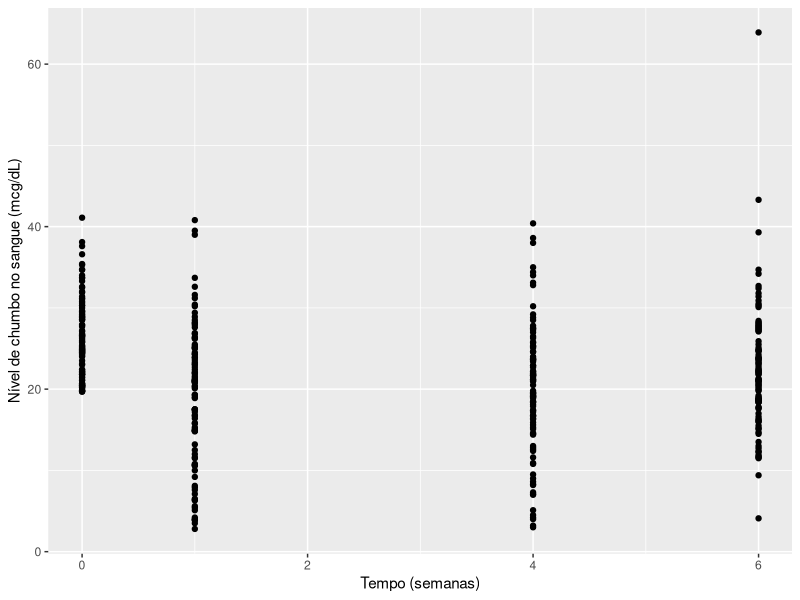
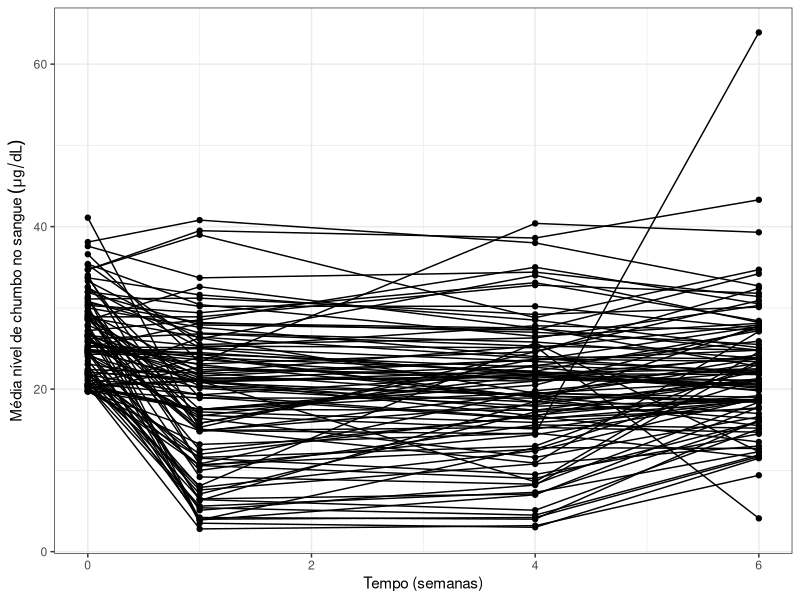
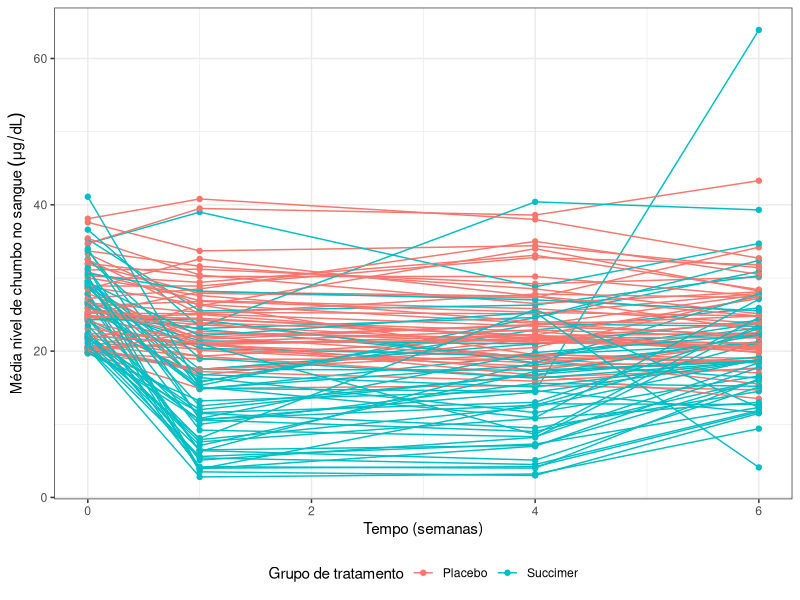
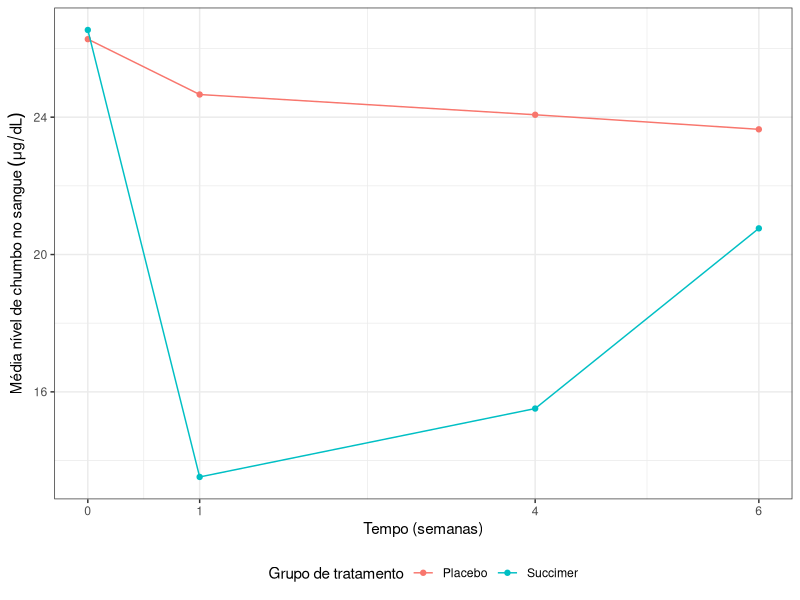
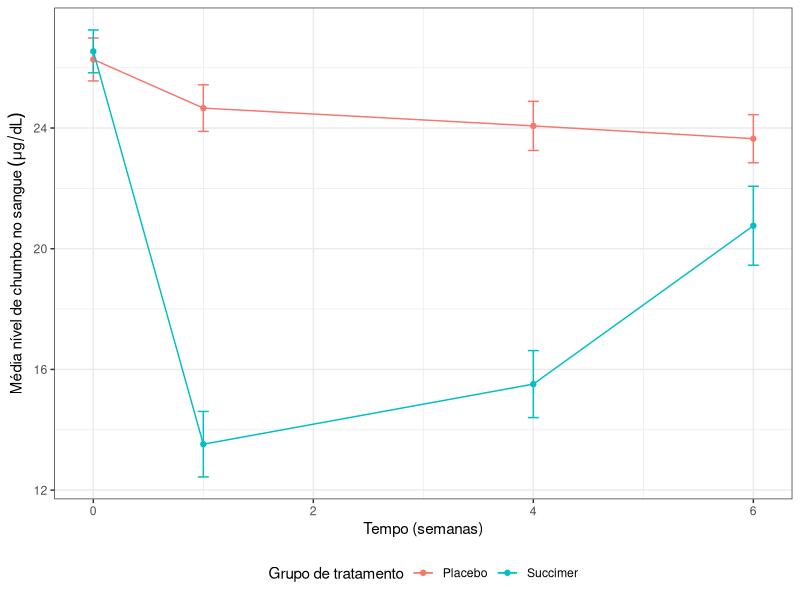
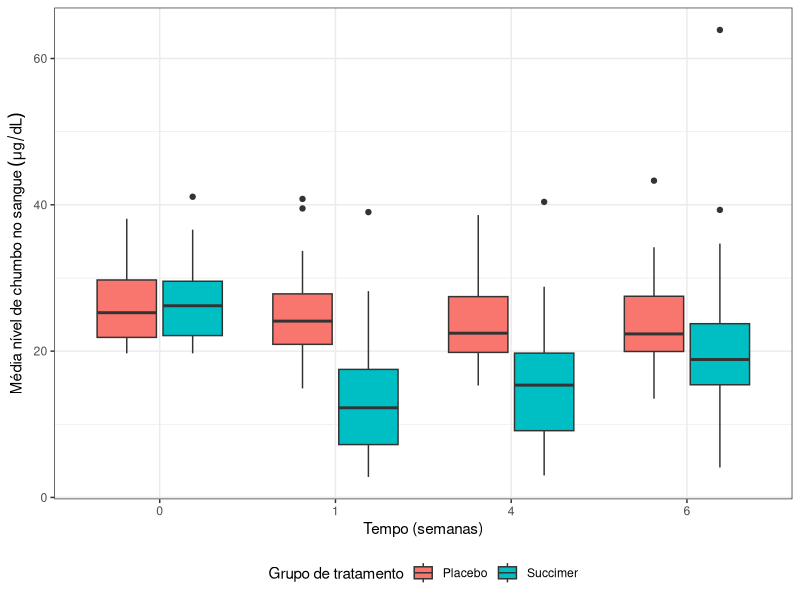

The R source for these figures, in order: (Note: this script raises an error after producing the figures.)
## ----carrega_dados, echo=TRUE, eval=FALSE, message=FALSE, warning=FALSE----------------
## 
## # install.packages("haven")
library(haven)

chumbo <- read_dta(file = here::here("data","tlc.dta"))



## ----largo, echo=TRUE, eval=TRUE, message=FALSE, warning=FALSE-------------------------
head(chumbo)




## ----reshape, echo=TRUE, eval=TRUE, message=FALSE, warning=FALSE-----------------------

# install.packages("tidyr")
library(tidyr)

chumbo.longo <- gather(data = chumbo,
                        key = "tempo",
                        value = "chumbo", -id, -trt)

chumbo.longo2 <- pivot_longer(data = chumbo,
                              cols = c(-id, -trt),
                              names_to = "tempo", values_to = "chumbo")


## ----reshape2, echo=TRUE, eval=TRUE, message=FALSE, warning=FALSE----------------------

head(chumbo.longo)



## ----transforma_dados, echo=TRUE, eval=TRUE, message=FALSE, warning=FALSE--------------

chumbo.longo$tempo <- as.numeric(
  as.character(factor(chumbo.longo$tempo,
                      labels = c(0, 1, 4, 6))))

chumbo.longo$trt <- factor(chumbo.longo$trt,
                           labels = c("Placebo", "Succimer"))



## ----transforma_dados2, echo=TRUE, eval=TRUE, message=FALSE, warning=FALSE-------------

head(chumbo.longo)



## ----time_plot, echo=TRUE, eval=TRUE, message=FALSE, warning=FALSE, fig.align='center', out.width="80%"----

# install.packages("ggplot2")
library(ggplot2)

p <- ggplot(data = chumbo.longo,
            mapping = aes(x = tempo, y = chumbo)) +
  geom_point() +
  labs(x = "Tempo (semanas)",
       y = "Nível de chumbo no sangue (mcg/dL)")
p



## ----time_plot2, echo=TRUE, eval=TRUE, message=FALSE, warning=FALSE, fig.align='center', out.width="80%"----

p <- ggplot(data = chumbo.longo,
            mapping = aes(x = tempo, y = chumbo,
                          group = id)) +
  geom_point() + geom_line() +
  labs(x = "Tempo (semanas)",
       y = expression("Média nível de chumbo no sangue"~(mu*g/dL))) +
  theme_bw()
p



## ----time_plot3, echo=TRUE, eval=TRUE, message=FALSE, warning=FALSE, fig.align='center', out.width="80%"----

p <- ggplot(data = chumbo.longo,
            mapping = aes(x = tempo, y = chumbo,
                          group = id, colour = trt)) +
  geom_point() + geom_line() +
  labs(x = "Tempo (semanas)",
       y = expression("Média nível de chumbo no sangue"~(mu*g/dL)),
       colour = "Grupo de tratamento") +
  theme_bw() + theme(legend.position = "bottom")
p



## ----resumo_medias, echo=TRUE, eval=TRUE, message=FALSE, warning=FALSE-----------------

# install.packages("dplyr")
library(dplyr)

chumbo.resumo <- chumbo.longo %>% 
  group_by(trt, tempo) %>% 
  summarise(chumbo.m = mean(chumbo))



## ----resumo_medias2, echo=TRUE, eval=TRUE, message=FALSE, warning=FALSE----------------

chumbo.resumo



## ----time_plot4, echo=TRUE, eval=TRUE, message=FALSE, warning=FALSE, fig.align='center', out.width="80%"----

p <- ggplot(data = chumbo.resumo,
            mapping = aes(x = tempo, y = chumbo.m,
                          colour = trt)) +
  geom_point() + geom_line() +
  scale_x_continuous(breaks = c(0, 1, 4, 6)) +
  labs(x = "Tempo (semanas)",
       y = expression("Média nível de chumbo no sangue"~(mu*g/dL)),
       colour = "Grupo de tratamento") +
  theme_bw() + theme(legend.position = "bottom")
p



## ----resumo_ep, echo=TRUE, eval=TRUE, message=FALSE, warning=FALSE---------------------

chumbo.resumo <- chumbo.longo %>% 
  group_by(trt, tempo) %>% 
  summarise(chumbo.m = mean(chumbo),
            dp = sd(chumbo), n = n()) %>% 
  mutate(ep = dp/sqrt(n))



## ----resumo_ep2, echo=TRUE, eval=TRUE, message=FALSE, warning=FALSE--------------------

chumbo.resumo



## ----time_plot5, echo=TRUE, eval=TRUE, message=FALSE, warning=FALSE, fig.align='center', out.width="80%"----

p <- ggplot(data = chumbo.resumo,
            mapping = aes(x = tempo, y = chumbo.m,
                          colour = trt)) +
  geom_errorbar(aes(ymin = chumbo.m - ep,
                    ymax = chumbo.m + ep),
                width = .1) +
  geom_point() + geom_line() +
  labs(x = "Tempo (semanas)",
       y = expression("Média nível de chumbo no sangue"~(mu*g/dL)),
       colour = "Grupo de tratamento") +
  theme_bw() + theme(legend.position = "bottom")
p



## ----boxplot, echo=TRUE, eval=TRUE, message=FALSE, warning=FALSE, fig.align='center', out.width="80%"----

chumbo.longo$tempof <- factor(chumbo.longo$tempo)

p <- ggplot(data = chumbo.longo,
            mapping = aes(x = tempof, y = chumbo,
                          fill = trt)) +
  geom_boxplot() +
  labs(x = "Tempo (semanas)",
       y = expression("Média nível de chumbo no sangue"~(mu*g/dL)),
       fill = "Grupo de tratamento") +
  theme_bw() + theme(legend.position = "bottom")
p





## ----fev_carrega_dados, echo=TRUE, eval=FALSE, message=FALSE, warning=FALSE------------
## 
## fev <- read_dta(file = "fev1.dta")
## 
## # cria variável log(fev1/ht)
## fev$fev1 <- exp(fev$logfev1)
## fev$logfh <- log(fev$fev1/fev$ht)
## 
## # uma observação atípica (?)
## fev <- fev[- which(fev$logfev1/fev$ht < -0.5), ]
## 


## ----fev, echo=TRUE, eval=TRUE, message=FALSE, warning=FALSE---------------------------

head(fev, 16)



## ----fev2, echo=TRUE, eval=TRUE, message=FALSE, warning=FALSE, fig.align='center', out.width="80%"----

p <- ggplot(data = fev,
            mapping = aes(x = age, y = logfh)) +
  geom_point() +
  labs(x = "Idade (anos)",
       y = "Log(FEV1/Altura)") +
  theme_bw()
p



## ----fev3, echo=TRUE, eval=TRUE, message=FALSE, warning=FALSE, fig.align='center', out.width="80%"----

set.seed(5)
id.s <- sample(x = unique(fev$id), size = 50,
               replace = FALSE)

p <- ggplot(data = fev[which(fev$id %in% id.s),],
            mapping = aes(x = age, y = logfh,
                          group = id)) +
  geom_point(alpha = 0.3) +
  geom_line(alpha = 0.3) +
  labs(x = "Idade (anos)",
       y = "Log(FEV1/Altura)") +
  theme_bw()
p





## ----fev4, echo=TRUE, eval=TRUE, message=FALSE, warning=FALSE, fig.align='center', out.width="80%"----

p <- ggplot(data = fev,
            mapping = aes(x = age, y = logfh)) +
  geom_point(alpha = 0.3) +
  geom_smooth(method = "loess", se = FALSE) +
  labs(x = "Idade (anos)",
       y = "Log(FEV1/Altura)") +
  theme_bw()
p



## ----filtra_succimer, echo=TRUE, eval=TRUE, message=FALSE, warning=FALSE---------------

chumbo.succimer <- chumbo %>% 
  filter(trt == 1) %>% 
  select(y0, y1, y4, y6) %>% 
  mutate(y0 = as.numeric(y0),
         y1 = as.numeric(y1),
         y4 = as.numeric(y4),
         y6 = as.numeric(y6))



## ----grupo_succimer, echo=TRUE, eval=TRUE, message=FALSE, warning=FALSE----------------

chumbo.succimer



## ----correlacao, echo=TRUE, eval=TRUE, message=FALSE, warning=FALSE, fig.align='center', out.width="90%"----

library(GGally)

p <- ggpairs(chumbo.succimer,
             columnLabels = paste("Semana", c(0, 1, 4, 6))) +
  theme_bw()
p


